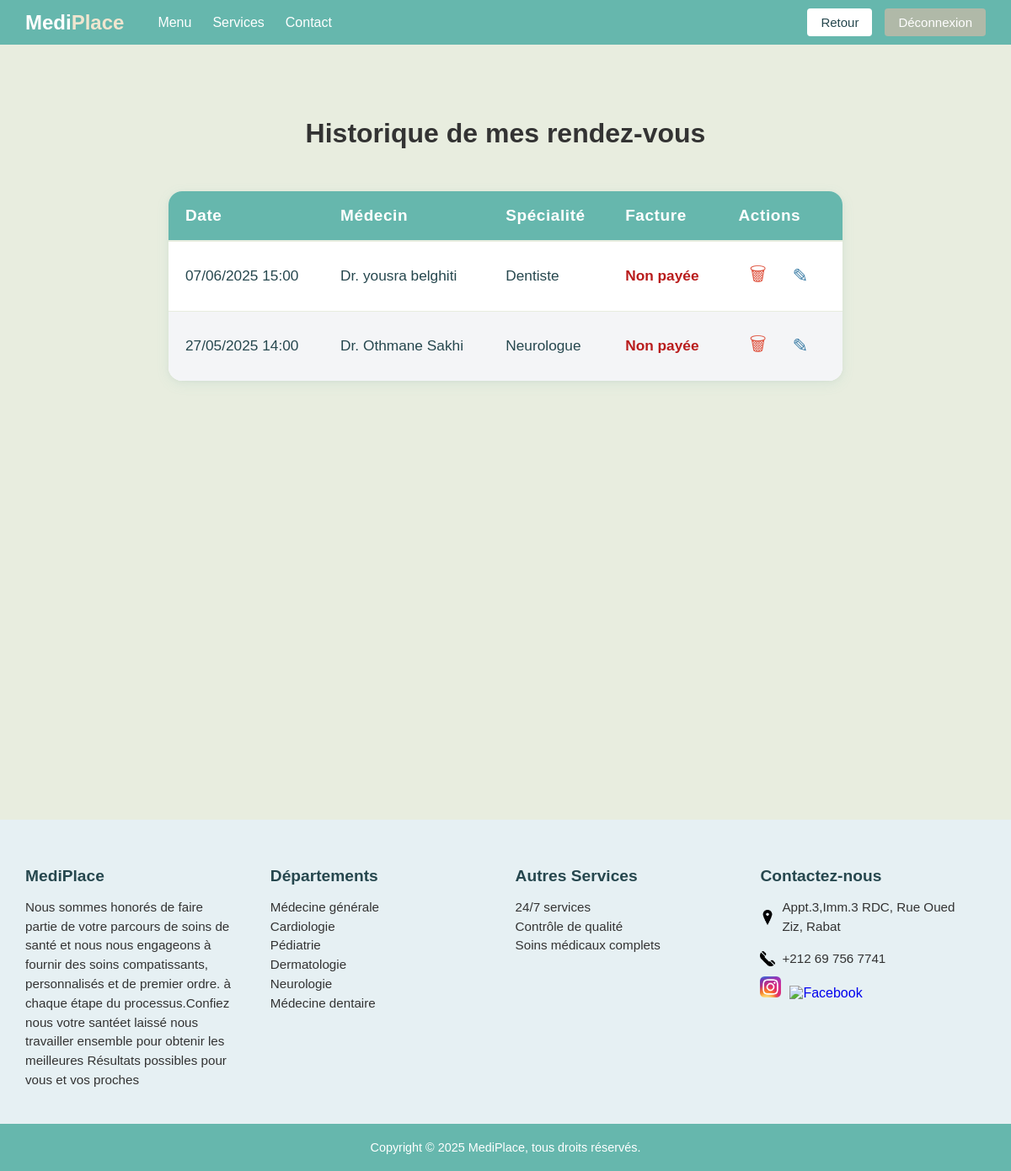
The page /voirhistopat/ (signed in) on the database its author committed.
### cabinet/models.py (models this page shows, shortened)
class RendezVous(models.Model):
    patient = models.ForeignKey(Patient, on_delete=models.CASCADE)
    medecin = models.ForeignKey(Medecin, on_delete=models.CASCADE)
    date = models.DateTimeField()
    motif = models.TextField()

class Medecin(models.Model):
    nom = models.CharField(max_length=50)
    prenom = models.CharField(max_length=50)
    email = models.EmailField(unique=True)
    mot_de_passe = models.CharField(max_length=128)
    specialite = models.CharField(max_length=50)
    numero_telephone = models.CharField(max_length=15)
    ville = models.CharField(max_length=50)

### cabinet/views.py (the view)
# urls.py: path("voirhistopat/", views.consulterhistoriquepat, name="voirhistopat"),
def consulterhistoriquepat(request):
    emailp = request.session.get('user_email')
    if not emailp:
        return redirect('login')
    try:
        patient = Patient.objects.get(email=emailp)
        rdvs = RendezVous.objects.filter(patient=patient).order_by('-date')
    except Patient.DoesNotExist:
        rdvs = []
    return render(request, 'cabinet/voirhistopat.html', {'rdvs': rdvs})

### cabinet/templates/cabinet/voirhistopat.html (shortened to what this page needs)
<!DOCTYPE html>
<html lang="fr">
<head>
    {% load static %}
    <link rel="stylesheet" href="{% static 'cabinet/css/main_pat.css' %}"/>
</head>
<body>
    {% include 'cabinet/headerbase.html' %}
    <section class="services-section">
        <h2 class="services-title">Historique de mes rendez-vous</h2>
        {% if rdvs %}
        <div class="table-responsive">
            <table class="modern-table">
                <thead>
                    <tr>
                        <th>Date</th>
                        <th>Médecin</th>
                        <th>Spécialité</th>
                        <th>Facture</th>
                        <th>Actions</th>
                    </tr>
                </thead>
                <tbody>
                    {% for rdv in rdvs %}
                    <tr>
                        <td>{{ rdv.date|date:"d/m/Y H:i" }}</td>
                        <td>Dr. {{ rdv.medecin.nom }} {{ rdv.medecin.prenom }}</td>
                        <td>{{ rdv.medecin.specialite }}</td>
                        <td>
                            {% if rdv.facture %}
                                {% if rdv.facture.statut_paiement == 'PAYEE' %}
                                    <span style="color: #2e7d32; font-weight: bold;">Payée</span>
                                {% else %}
                                    <span style="color: #b91c1c; font-weight: bold;">Non payée</span>
                                {% endif %}
                            {% else %}
                                <span style="color: #888;">-</span>
                            {% endif %}
                        </td>
                        <td>
                            <a href="{% url 'annuler_rdv' rdv.id %}" class="action-btn delete-btn" title="Annuler" onclick="return confirm('Êtes-vous sûr de vouloir annuler ce rendez-vous ?');">
                                <span>&#128465;</span>
                            </a>
                            <a href="{% url 'modifier_rdv' rdv.id %}" class="action-btn edit-btn" title="Modifier">
                                <span>&#9998;</span>
                            </a>
                        </td>
                    </tr>
                    {% endfor %}
                </tbody>
            </table>
        </div>
        {% else %}
            <div class="empty-history-msg">
                Vous n'avez pas encore de rendez-vous dans votre historique.
            </div>
        {% endif %}
    </section>
     <div style="height: 240px;background-color:#e8eddf;"></div>
{% include 'cabinet/footerbase.html' %}
</body>
</html>

### cabinet/static/cabinet/css/main_pat.css (style rules this page uses)
body { font-family: 'Poppins', sans-serif; background-color: #f4f5f7; margin: 0; padding: 0; }
.services-section { background-color: #E8EDDF; padding: 60px 40px; min-height: 70vh; }
.services-title { text-align: center; font-size: 32px; font-weight: 600; margin-bottom: 50px; color: #333; }
.modern-table { width: 100%; border-collapse: separate; border-spacing: 0; background: #fff; border-radius: 16px; overflow: hidden; box-shadow: 0 4px 16px rgba(102,183,173,0.10), 0 1.5px 6px rgba(0,0,0,0.04); margin: 0 auto 40px auto; font-size: 1.08rem; min-width: 340px; max-width: 800px; }
.modern-table thead { background: #66B7AD; color: #fff; }
.modern-table th, .modern-table td { padding: 18px 20px; text-align: left; }
.modern-table th { font-weight: 600; letter-spacing: 0.03em; font-size: 1.1em; border-bottom: 2px solid #e8eddf; }
.modern-table tbody tr { transition: background 0.2s; }
.modern-table tbody tr:nth-child(even) { background: #f4f5f7; }
.modern-table td { color: #26474E; border-bottom: 1px solid #e8eddf; }
.modern-table tr:last-child td { border-bottom: none; }
.action-btn { display: inline-block; margin: 0 6px; font-size: 1.3em; padding: 4px 7px; border-radius: 6px; transition: background 0.2s, color 0.2s; text-decoration: none; vertical-align: middle; }
.delete-btn { color: #e05a47; }
.edit-btn { color: #3a7ca5; }

### cabinet/static/cabinet/css/basefooter.css (style rules this page uses)
html, body { margin: 0; padding: 0; }

### cabinet/templates/cabinet/voirhistopat.html (style rules this page uses)
.services-section { min-height: 70vh; }

### rows shown on the page
RendezVous: date "07/06/2025 15:00", medecin.nom "yousra", medecin.prenom "belghiti", medecin.specialite "Dentiste", shows "Non payée"
RendezVous: date "27/05/2025 14:00", medecin.nom "Othmane", medecin.prenom "Sakhi", medecin.specialite "Neurologue", shows "Non payée"
